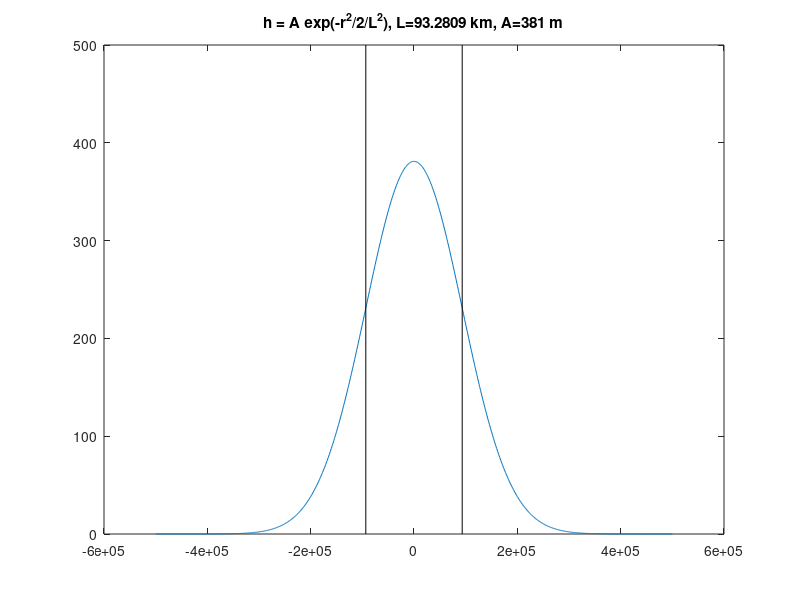
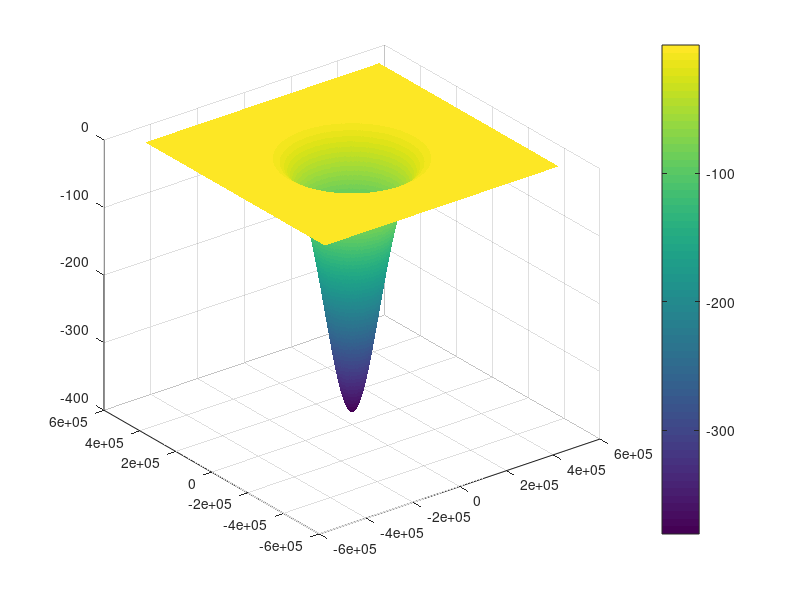

The MATLAB source for these figures, in order: (Note: this script raises an error after producing the figures.)
x=-500e3:1e3:500e3;  %500 km grid
% L=100e3./sqrt(2);  %E-folding scale of Gaussin based on a radius of 100 km
area_ma=27336;

r_ma=sqrt(area_ma./pi)

L=1e3*r_ma;  %E-folding scale of Gaussin based on a radius of 100 km
A=381; %depth of eddy in meters
[X,Y]=meshgrid(x,x);
dist=sqrt(X.^2+Y.^2);

h=A*exp(-dist.^2./2/L^2);

figure(1)
clf
plot(x,h(501,:))
line([L L],[0 500],'color','k')
line([-L -L],[0 500],'color','k')

title(['h = A exp(-r^2/2/L^2), L=',num2str(.001*L),' km, A=',num2str(A),' m'])
figure(2)
clf
surf(X,Y,-h);shading flat;colorbar

% volume_of_eddy=sum(sum(sum(h,1),2))
volume_of_eddy=2*pi*A*L*L

vo_in_km=volume_of_eddy./1000^3

num_of_pools=volume_of_eddy./2500


%%figure out number of eddies
load ~/data/eddy/V5/global_tracks_v5

uweek=length(unique(track_jday))
num_per_week=length(id)./uweek



% Lc=sqrt(2)*L
% area_cyl=pi*Lc^2*A
